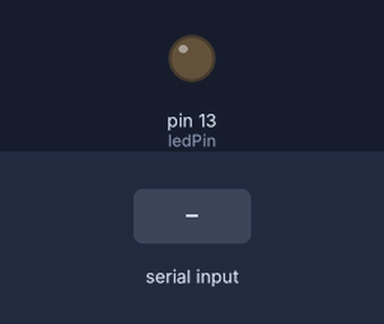
The sketch below on a simulated Arduino Uno, built with avr-gcc and run on an emulated ATmega328P. Shown: output pins drawn as LEDs (lit = HIGH). Dashed ring = blinking. Inputs (shaded band) come from the test bench. Random numbers use the default seed unless the sketch sets one.

Above: at 1.2 s.
1.3 s: "90,45\n" received over Serial
At 1.8 s:
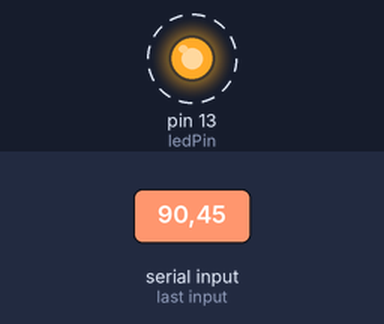
Timing chart, 0 to 10.3 s (numbered marks = the images above; inputs shaded):
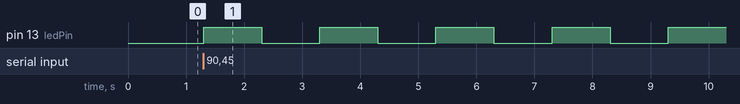

Measured:
- after the input at 1.3 s, pin 13 (ledPin): alternates HIGH for 1.0 s and LOW for 1.0 s, starting at once

The sketch:

week1sketch_sep16a.ino
```cpp
// Include necessary libraries
int ledPin = 13;  // Define the LED pin

void setup() {
  Serial.begin(9600);  // Start serial communication at 9600 baud
  pinMode(ledPin, OUTPUT);  // Set the LED pin as output
}

void loop() {
  if (Serial.available() > 0) {
    // Read the number sent by Python
    int blinkTimes = Serial.parseInt();

    // Blink the LED the received number of times
    for (int i = 0; i < blinkTimes; i++) {
      digitalWrite(ledPin, HIGH);  // Turn the LED on
      delay(1000);                 // Wait for 1 second
      digitalWrite(ledPin, LOW);   // Turn the LED off
      delay(1000);                 // Wait for 1 second
    }

    // Generate a random number to send back to Python
    int randomDelay = random(1, 6);  // Random number between 1 and 5
    Serial.println(randomDelay);     // Send the random number to Python
  }
}
```
